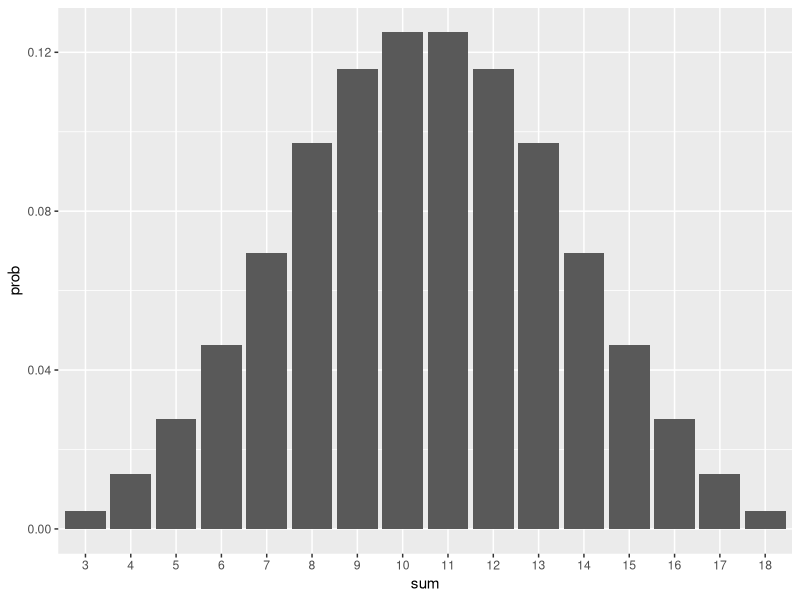
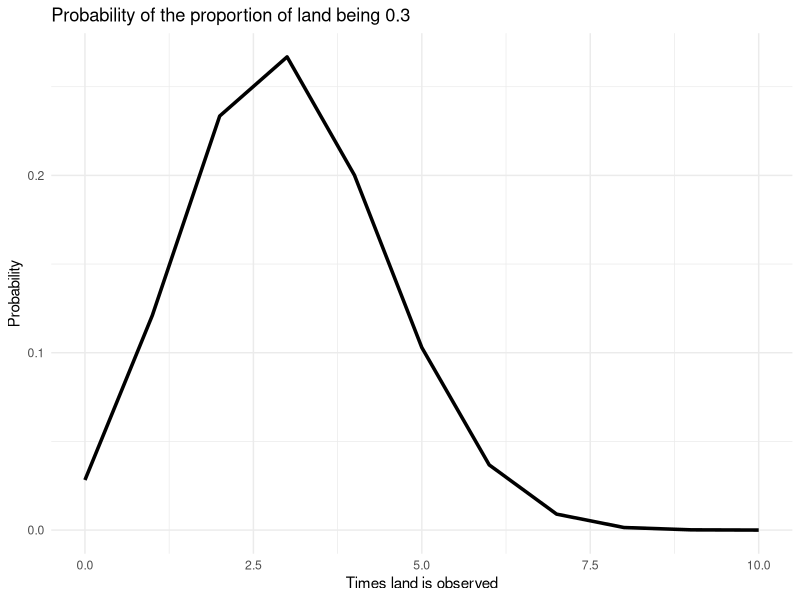
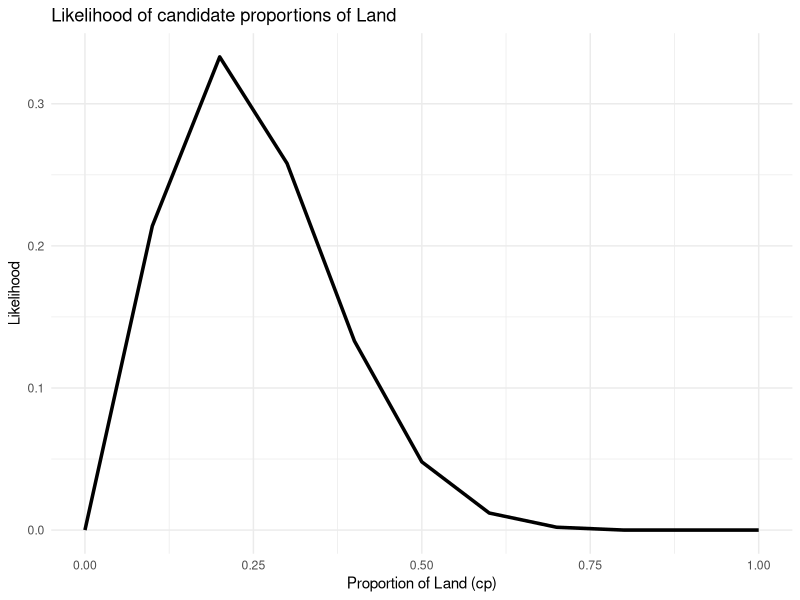

These figures' R source, in order:
## ---- chunk 1
#| include: false
individual <- 'I certify that this assignment represents my own work. I have not used any unauthorized or unacknowledged aids as stated in the preamble, including free or commercial systems or services offered on the internet or text generating systems embedded into software. I did not copy code from someone else nor did I share my code with someone else.' 

collab <- 'I certify that this assignment represents collaborative work by me and my collaborator listed below. I confirm that both contributed equally to this assignment and that we are equally responsible for the entirety of this report that we will receive the same grade on this report. I have not used any unauthorized or unacknowledged aids as stated in the preamble, including free or commercial systems or services offered on the internet or text generating systems embedded into software. I did not copy code nor did I share my code with someone other than my collaborator. I also found no indication for any such misconduct by collaborator.'
## ---- chunk 2
#| include: false
collaboration <- FALSE # FALSE: Individual work; TRUE: Collaboration
## ---- chunk 3
#| include: false
info <-sessionInfo()
time <- Sys.time()
## ---- chunk 4
#| message: false
#| warning: false
# load packages here
library(tidyverse)
## ---- chunk 5
library(gtools)
perm <- as.data.frame(permutations(6,3, repeats.allowed = TRUE))
print(head(perm, 10))
print(tail(perm, 10))
print(nrow(perm))
## ---- chunk 6
library(ggplot2)
data <- as.data.frame(table(rowSums(perm)))
colnames(data) <- c("sum", "prob")
data$prob <- data$prob/sum(data$prob)
print(data)

ggplot(data, aes(x=sum, y=prob)) + 
  geom_bar(stat = "identity")
## ---- chunk 7
perm$total <- rowSums(perm)
num_1 <- nrow(perm[(perm$total>=12) & (perm$V1==4 | perm$V2==4 | perm$V3==4),])/nrow(perm)
den_1 <- nrow(perm[(perm$V1==4 | perm$V2==4 | perm$V3==4),])/nrow(perm)
num_1/den_1

num_2 <- nrow(perm[(perm$total<=10) & (perm$V1==5 | perm$V2==5 | perm$V3==5),])/nrow(perm)
den_2 <- nrow(perm[(perm$V1==5 | perm$V2==5 | perm$V3==5),])/nrow(perm)
num_2/den_2
## ---- chunk 8
# i is the number of times that land is observed, so 10-i is the number of times water is observed
df <- data.frame(land = 0:10, probs = rep(0,11))
for (i in 0:10){
  df[i+1, 2] <- dbinom(i, size = 10, prob = 0.3) 
}
df

ggplot(df, aes(x = land, y = probs)) +
  geom_line(size = 1.2) +
  labs(title = "Probability of the proportion of land being 0.3",
       x = "Times land is observed",
       y = "Probability") +
  theme_minimal()

## ---- chunk 9
# Es como la que esta en session_05 compute_post, da exactamente igual
counter_prob_1 <- function(data, cp){
  L <- sum(data == "L")
  W <- sum(data == "W")
  probs <- (cp)^L * ((1 - cp))^W
  probs <- probs/sum(probs)
  data.frame(cp, probs)
}

data <- c(rep("W", 8), "L","L")
#data <- c(rep("W", 12), rep("L",30))
cp_seq <- seq(0, 1, 0.1)
results <- counter_prob_1(data, cp = cp_seq)
results$probs <- round(results$probs, 3)


library(ggplot2)
library(tidyr)

ggplot(results, aes(x = cp, y = probs)) +
  geom_line(size = 1.2) +
  labs(title = "Likelihood of candidate proportions of Land",
       x = "Proportion of Land (cp)",
       y = "Likelihood") +
  theme_minimal()
## ---- chunk 10
cp_seq <- seq(0, 1, 0.1)
obs <- c(0:10)
prob_df <- data.frame(obs)

for (cp in cp_seq) {
  probs <- (cp^obs) * ((1 - cp)^(10 - obs))
  probs <- probs / sum(probs)
  probs <- round(probs, 3)
  prob_df <- cbind(prob_df,probs)
  }

colnames(prob_df) <- c("land",cp_seq)
prob_df
